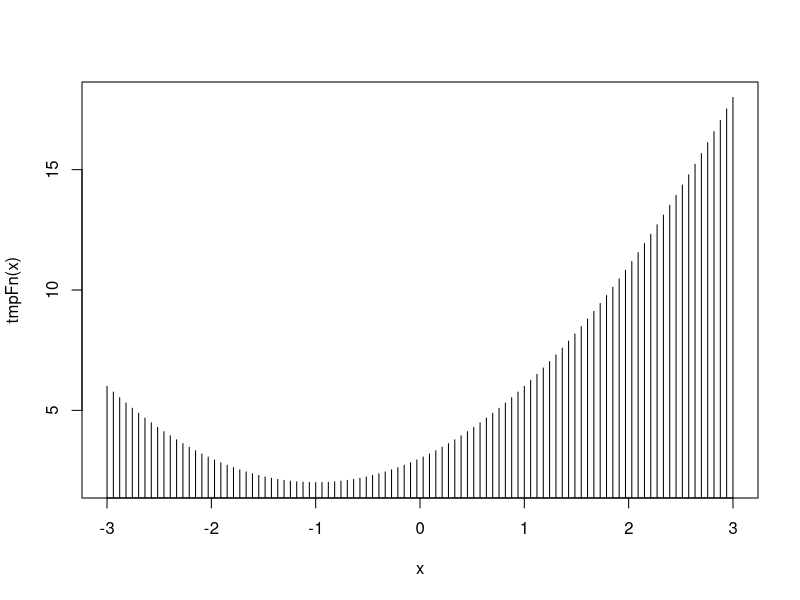

Recreate this plot in R.
# ~ VMA ~
# a. Write a function tmpFn which takes a single argument xVec. The function should 
# return the vector of values of the function f(x) evaluated at the values in xVec. 
# Hence plot the function f(x) for -3 < x < 3.

x = seq(-3, 3, length=100)

tmpFn <- function(xVec) ifelse(xVec <= 0, return(xVec ^ 2 + 2 * xVec + 3),
                              ifelse(xVec < 2, return(xVec + 3), 
                                     return(xVec ^ 2 + 4 * xVec - 7)))

plot(x, tmpFn(x), "h")


# b. Write a function which takes a single argument which is a matrix. The function
# should return a matrix which is the same as the function argument but every odd 
# number is doubled.

dub <- function(vec)
{
  for(i in 1:nrow(vec))
  {
    for(j in 1:ncol(vec))
    {
      if(vec[i, j] %% 2 != 0)
        vec[i, j] = vec[i, j] * 2
    }
  }
  
  return(vec)
}

dub(matrix(c(1, 2, 3, 4), nrow = 2, ncol = 2))